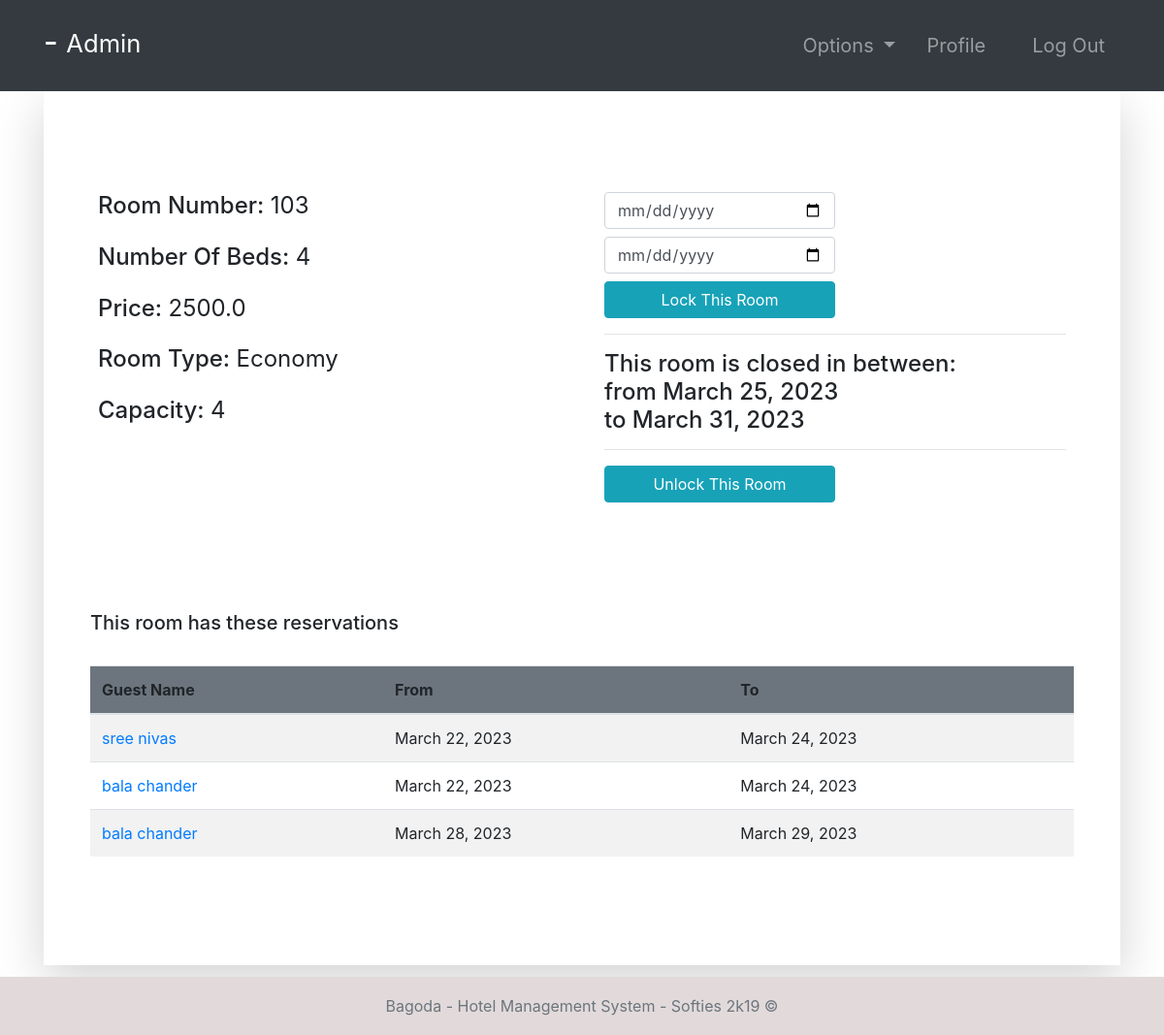
The app's page /room-profile/103/ (signed in), older data.
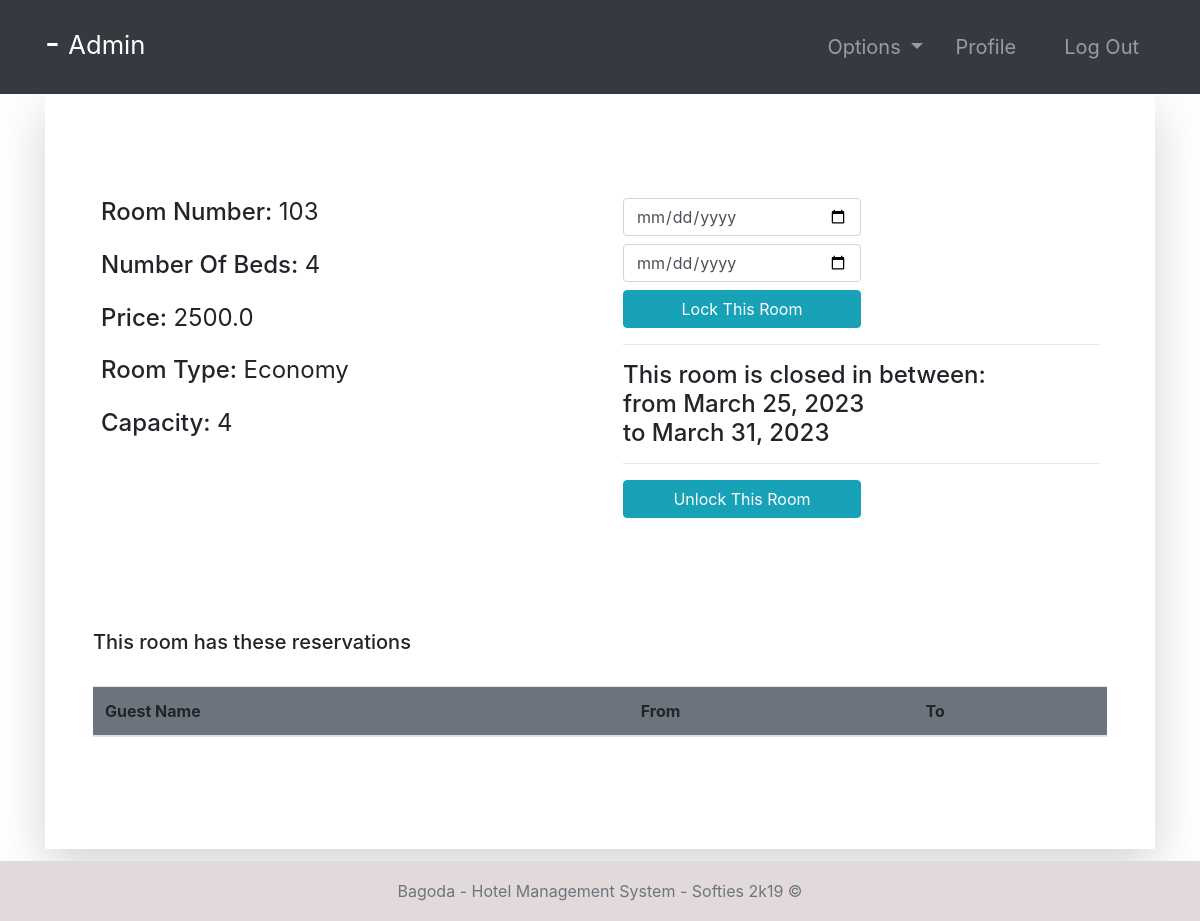
The same page, newer data.
### room/models.py (models this page shows, shortened)
class Booking(models.Model):
    roomNumber = models.ForeignKey(Room, on_delete=models.CASCADE)
    guest = models.ForeignKey(Guest, null=True, on_delete=models.CASCADE)
    dateOfReservation = models.DateField(default=timezone.now)
    startDate = models.DateField()
    endDate = models.DateField()

### accounts/models.py (models this page shows, shortened)
class Guest(models.Model):
    user = models.OneToOneField(User, null=True, on_delete=models.CASCADE)
    phoneNumber = PhoneNumberField(unique=True)

### room/views.py (the view, shortened to what this page needs)
# urls.py: path('room-profile/<str:id>/', room_profile, name="room-profile"),
@login_required(login_url='login')
def room_profile(request, id):
    role = str(request.user.groups.all()[0])
    path = role + "/"
    tempRoom = Room.objects.get(number=id)
    bookings = Booking.objects.filter(roomNumber=tempRoom)
    guests = Guest.objects.all()
    bookings2 = Booking.objects.all()
    context = {
        "role": role,
        "bookings": bookings,
        "room": tempRoom,
        "guests": guests,
        "bookings2": bookings2
    }
    return render(request, path + "room-profile.html", context)

### Templates/admin/room-profile.html
{% extends '../index.html' %}
{% block context %}
{% include '../common_pages/room-profile.html' %}
{% endblock %}

### Templates/common_pages/room-profile.html (shortened to what this page needs)
<div class="container">
    <div class="shadow-lg p-5">
        <div class="row mt-5">
            <div class="col-6">
                <div class="p-2 h4">
                    <span>Room Number:</span>
                    <span class="font-weight-normal">{{room.number}}</span>
                </div>
                <div class="p-2 h4">
                    <span>Number Of Beds:</span>
                    <span class="font-weight-normal">{{room.numberOfBeds}}</span>
                </div>
                <div class="p-2 h4">
                    <span>Price:</span>
                    <span class="font-weight-normal">{{room.price}}</span>
                </div>
                <div class="p-2 h4">
                    <span>Room Type:</span>
                    <span class="font-weight-normal">{{ room.roomType }}</span>
                </div>
                <div class="p-2 h4">
                    <span>Capacity: </span>
                    <span class="font-weight-normal">{{room.capacity}}</span>
                </div>
            </div>
            <div class="col-6">
                {% if role == "manager" or role == "admin" %}
                <div class="p-2 h4 ">
                    <form action="" method="POST">
                        <input type="date" placeholder="Enter Start Date" name="bsd" required
                            class="form-control w-50 mb-2">
                        <input type="date" placeholder="Enter End Date" name="bed" required
                            class="form-control w-50 mb-2">
                        <button name="lockRoom" type="submit" class="btn btn-info w-50">Lock This Room</button>
                        <br>
                    </form>
                    <form action="" method="POST">
                        <hr>
                        {% if room.statusStartDate != None %}
                        <div>
                            This room is closed in between: <br>
                            from {{room.statusStartDate}} <br>
                            to {{room.statusEndDate}}
                            <br>
                            <hr>
                            <button name="unlockRoom" type="submit" class="btn btn-info w-50">Unlock This Room</button>
                        </div>
                        {% endif %}
                    </form>
                </div>
                {% endif %}
                <br>
            </div>
        </div>
        <br>
        <div class="table-responsive table-striped my-5">
            <div class="table-header row">
                <div class="col-sm-12 col-md-12 col-lg-4 mb-4">
                    <h5>This room has these reservations</h5>
                </div>
            </div>
            <table class="table table-hover table-striped">
                <thead class="bg-secondary rounded">
                    <tr>
                        {% if role != 'guest' %} <th>Guest Name</th> {% endif %}
                        <th>From </th>
                        <th>To</th>
                    </tr>
                </thead>
                <tbody>
                    {% for bo in bookings %}
                    <tr>
                        {% if role != 'guest' %} <td><a href="{% url 'guest-profile' bo.guest.user.id %}">
                                {{bo.guest.user.first_name}}
                                {{bo.guest.user.last_name}}</a></td>
                        {%endif %}
                        <td>{{bo.startDate}}</td>
                        <td>{{bo.endDate}}</td>
                    </tr>
                    {% endfor %}
                </tbody>
            </table>
        </div>
    </div>
</div>

Row changes from the older to the newer data that the page shows:
removed Booking: guest.user.first_name "sree", guest.user.last_name "nivas", startDate "March 22, 2023", endDate "March 24, 2023"
removed Booking: guest.user.first_name "bala", guest.user.last_name "chander", startDate "March 22, 2023", endDate "March 24, 2023"
removed Booking: guest.user.first_name "bala", guest.user.last_name "chander", startDate "March 28, 2023", endDate "March 29, 2023"
